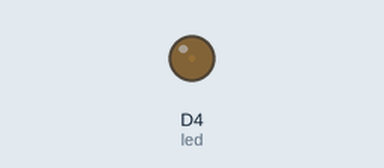
This sketch was run on a simulated ESP8266 (NodeMCU). Parts: output pins drawn as LEDs (lit = HIGH).

Above: at 0.05 s.
At 0.95 s:
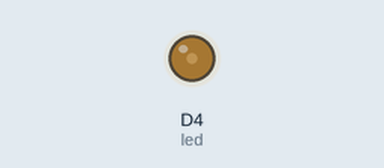
At 1.9 s:
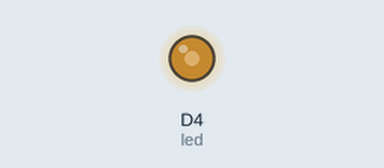
At 3.8 s:
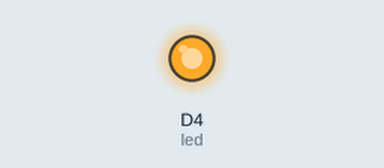
Timing chart, 0 to 8.8 s (numbered marks = the images above):
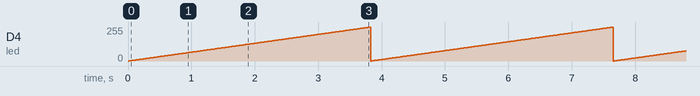

Measured:
- by itself, D4 (led): ramps from 0/255 to 254/255 and jumps back, once every 3.8 s

The sketch:

led_fade.ino
```cpp
//LED am digitalen Pin D4 / GPIO01 angeschlossen
#define led D4
//alternativ kann die Konstante LED_BUILTIN
//verwendet werden
//#define led LED_BUILTIN

void setup() {
  //festlegen das der Pin als Ausgang dient
  pinMode(led, OUTPUT);
}

void loop() {
  //eine Schleife von 0 bis 255
  for(int i=0;i<255;i++){
    //schreibe den analogen Wert auf den Pin der LED
    analogWrite(led, i);
    //eine kleine Pause von 125ms.
    delay(15);
  }
}
```
